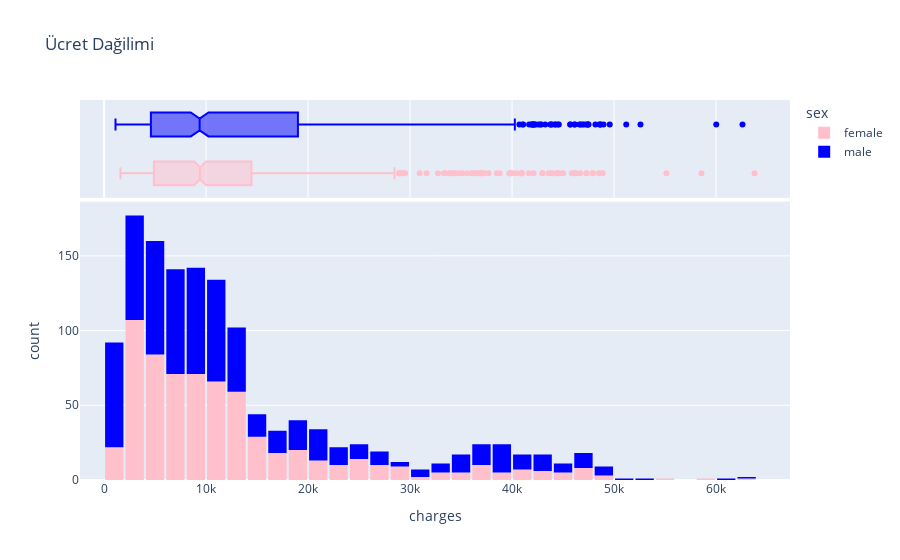

This figure's notebook cell:
### Markdown cell above
Bu Kısımda Sağlık Bedellerinin cinsiyet yaş bölge ve diğer etmenlere göre olan grafiklerini inceleyeceğiz

### Code cell
fig = px.histogram(
    medical_cf,
    x='charges',
    marginal='box',
    color='sex',
    color_discrete_sequence=['pink', 'blue'],
    title = 'Ücret Dağilimi'
)
fig.update_layout(bargap=0.1)
fig.show()

### Figure 1 — Plotly figure (JSON) as saved in the notebook; plotly's stock layout.template omitted (floating-point values rounded to 4 significant figures; data arrays with more than 128 entries replaced by an {"elided": "..."} marker saying what was removed)
{"data": [{"alignmentgroup": "True", "bingroup": "x", "hovertemplate": "sex=female<br>charges=%{x}<br>count=%{y}<extra></extra>", "legendgroup": "female", "marker": {"color": "pink", "pattern": {"shape": ""}}, "name": "female", "offsetgroup": "female", "orientation": "v", "showlegend": true, "type": "histogram", "x": {"elided": "662 float values"}, "xaxis": "x", "yaxis": "y"}, {"alignmentgroup": "True", "hovertemplate": "sex=female<br>charges=%{x}<extra></extra>", "legendgroup": "female", "marker": {"color": "pink"}, "name": "female", "notched": true, "offsetgroup": "female", "showlegend": false, "type": "box", "x": {"elided": "662 float values"}, "xaxis": "x2", "yaxis": "y2"}, {"alignmentgroup": "True", "bingroup": "x", "hovertemplate": "sex=male<br>charges=%{x}<br>count=%{y}<extra></extra>", "legendgroup": "male", "marker": {"color": "blue", "pattern": {"shape": ""}}, "name": "male", "offsetgroup": "male", "orientation": "v", "showlegend": true, "type": "histogram", "x": {"elided": "676 float values"}, "xaxis": "x", "yaxis": "y"}, {"alignmentgroup": "True", "hovertemplate": "sex=male<br>charges=%{x}<extra></extra>", "legendgroup": "male", "marker": {"color": "blue"}, "name": "male", "notched": true, "offsetgroup": "male", "showlegend": false, "type": "box", "x": {"elided": "676 float values"}, "xaxis": "x2", "yaxis": "y2"}], "layout": {"bargap": 0.1, "barmode": "relative", "legend": {"title": {"text": "sex"}, "tracegroupgap": 0}, "title": {"text": "Ücret Dağilimi"}, "xaxis": {"anchor": "y", "domain": [0, 1], "title": {"text": "charges"}}, "xaxis2": {"anchor": "y2", "domain": [0, 1], "matches": "x", "showgrid": true, "showticklabels": false}, "yaxis": {"anchor": "x", "domain": [0, 0.7326], "title": {"text": "count"}}, "yaxis2": {"anchor": "x2", "domain": [0.7426, 1], "matches": "y2", "showgrid": false, "showline": false, "showticklabels": false, "ticks": ""}}}
